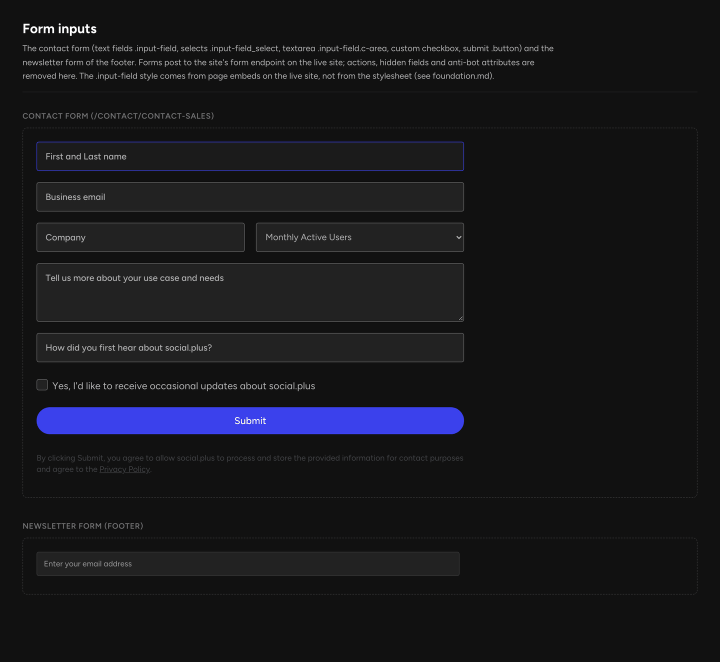
#> input picture design-system/foundations/form-inputs/desktop.png, 1440 x 1324 px (shown at 1/2 size)
$ python -i screens_to_clips.py   (imports and definitions only)
#> lines starting #> are read from the running program, lines starting #| are printed output that depends on the picture
#!/usr/bin/env python3
"""Turn app screenshots into tap-through clips, for a customer who sends screenshots instead of recordings.

Usage: python3 screens_to_clips.py screens.json OUT_DIR

screens.json:
  {"src": "zip",                                  # folder with the screenshots (relative to screens.json)
   "clips": {
     "feed": [                                     # one clip per feature -> OUT_DIR/feed.mp4
       {"img": "home.png", "hold": 1.7, "tap": [168, 1190]},
       {"img": "feed.png", "in": "fade", "dur": 0.25, "hold": 1.7, "tap": [200, 465]},
       {"img": "post.png", "in": "push", "dur": 0.45, "hold": 3.1}
     ]}}

Each step holds one screenshot for `hold` seconds. From the second step on, `in` is how it arrives
(over `dur` seconds), like in-app navigation:
  fade    a cross-fade (a tab or a state change on the same screen)
  push    slides in from the right (opening a post, a group, a profile)
  scroll  the page scrolls up by `shift` px; `pin` px at the top (the app bar) stay put
  vslide  the content below `pin` slides up as one (a long page continuing)
`tap: [x, y]` shows a soft tap dot for the last 0.4 s of the hold, where the person taps to go on.
Coordinates are in clip pixels (585 x 1266): run once, read OUT_DIR/screens/grid_<name>.png and place them.

Screenshots are fitted to the phone without cropping the UI: scaled to 585 px wide, and a shorter
screen is padded at the top with its own top-row colour (it reads as the status bar). The clips are
then ready for prep_clips.py (set each feature's "src" to OUT_DIR/<name>.mp4).
Needs Pillow and ffmpeg.
"""
import json, os, subprocess, sys
from PIL import Image, ImageDraw

FPS, W, H = 30, 585, 1266


def eio(x):
    x = min(1, max(0, x))
    return 4 * x * x * x if x < .5 else 1 - (-2 * x + 2) ** 3 / 2


def fit(path):
    im = Image.open(path).convert('RGB')
#> im is the input picture: PIL image 1440x1324 RGB; mean R, G, B 23, 23.2, 27.4
    im = im.resize((W, round(im.height * W / im.width)), Image.LANCZOS)
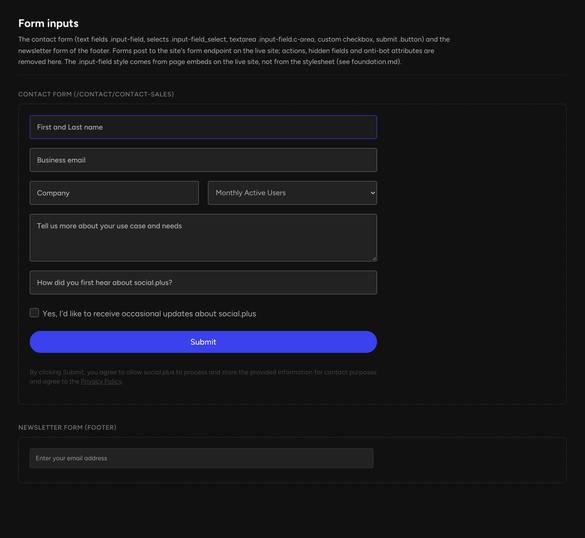
#> im: PIL image 585x538 RGB; mean R, G, B 23, 23.2, 27.4
    if im.height > H:  # taller than the phone: fit the height, pad the sides
        im = im.resize((round(im.width * H / im.height), H), Image.LANCZOS)
        out = Image.new('RGB', (W, H), im.getpixel((0, H // 2)))
        out.paste(im, ((W - im.width) // 2, 0))
        return out
    out = Image.new('RGB', (W, H), im.getpixel((W // 2, 2)))
#> out: PIL image 585x1266 RGB; every value is 17
    out.paste(im, (0, H - im.height))
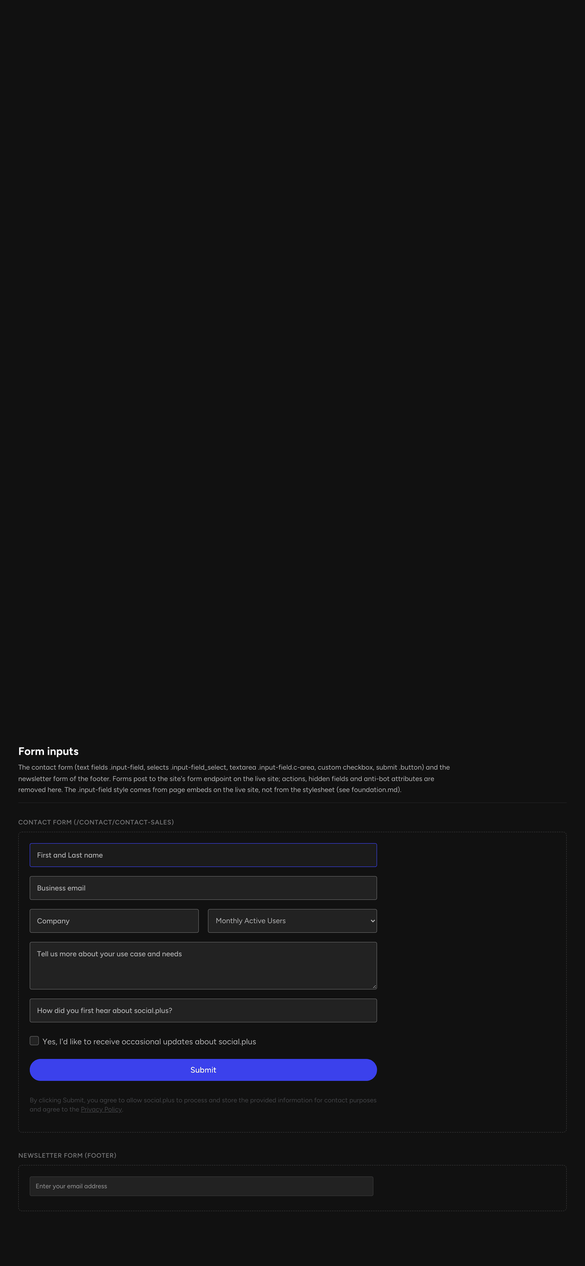
#> out: PIL image 585x1266 RGB; mean R, G, B 19.6, 19.6, 21.4
    return out


# [77 lines left out: functions grid, dot, frame, render, main, not called in this run]


# [2 lines not run here, left out]

>>> result = fit('../../../../design-system/foundations/form-inputs/desktop.png')
